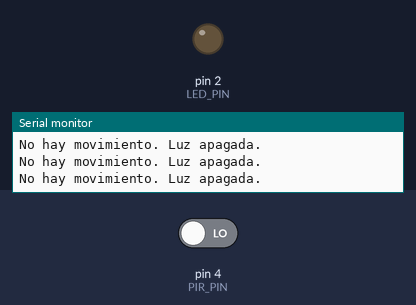
Recording of a sketch running on a simulated Arduino Uno, built with avr-gcc and run on an emulated ATmega328P. Shown: output pins drawn as LEDs (lit = HIGH), the last lines printed to the serial monitor. The test bench sets the inputs (shaded band); at power-on: pin 4 (PIR_PIN) LOW.

Above: at 1.8 s.
1.9 s: pin 4 (PIR_PIN) driven HIGH
At 3.2 s:
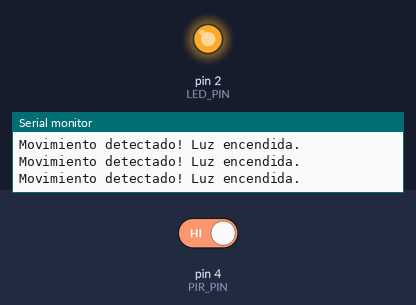
3.5 s: pin 4 (PIR_PIN) driven LOW
At 4.3 s:
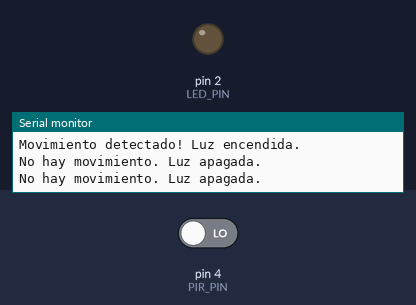
Timing chart, 0 to 6.5 s (numbered marks = the images above; inputs shaded):
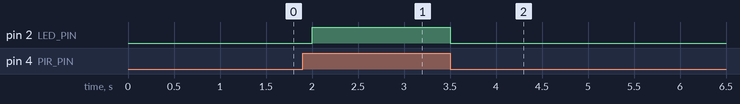

Measured:
- after the input at 1.9 s, pin 2 (LED_PIN): LOW → HIGH after 0.10 s
- after the input at 3.5 s, pin 2 (LED_PIN): HIGH → LOW at once

The sketch:

F-4.ino
```cpp
#define PIR_PIN 4
#define LED_PIN 2

void setup()
{
    Serial.begin(9600);
    pinMode(LED_PIN, OUTPUT);
    pinMode(PIR_PIN, INPUT);
}

void loop()
{
    verificarMovimiento();
    delay(500);
}

void verificarMovimiento()
{
    int movimiento = digitalRead(PIR_PIN);

    if (movimiento == HIGH) {
        encenderLuz();
    } else {
        apagarLuz();
    }
}

void encenderLuz()
{
    Serial.println("Movimiento detectado! Luz encendida.");
    digitalWrite(LED_PIN, HIGH);
}

void apagarLuz()
{
    Serial.println("No hay movimiento. Luz apagada.");
    digitalWrite(LED_PIN, LOW);
}
```
